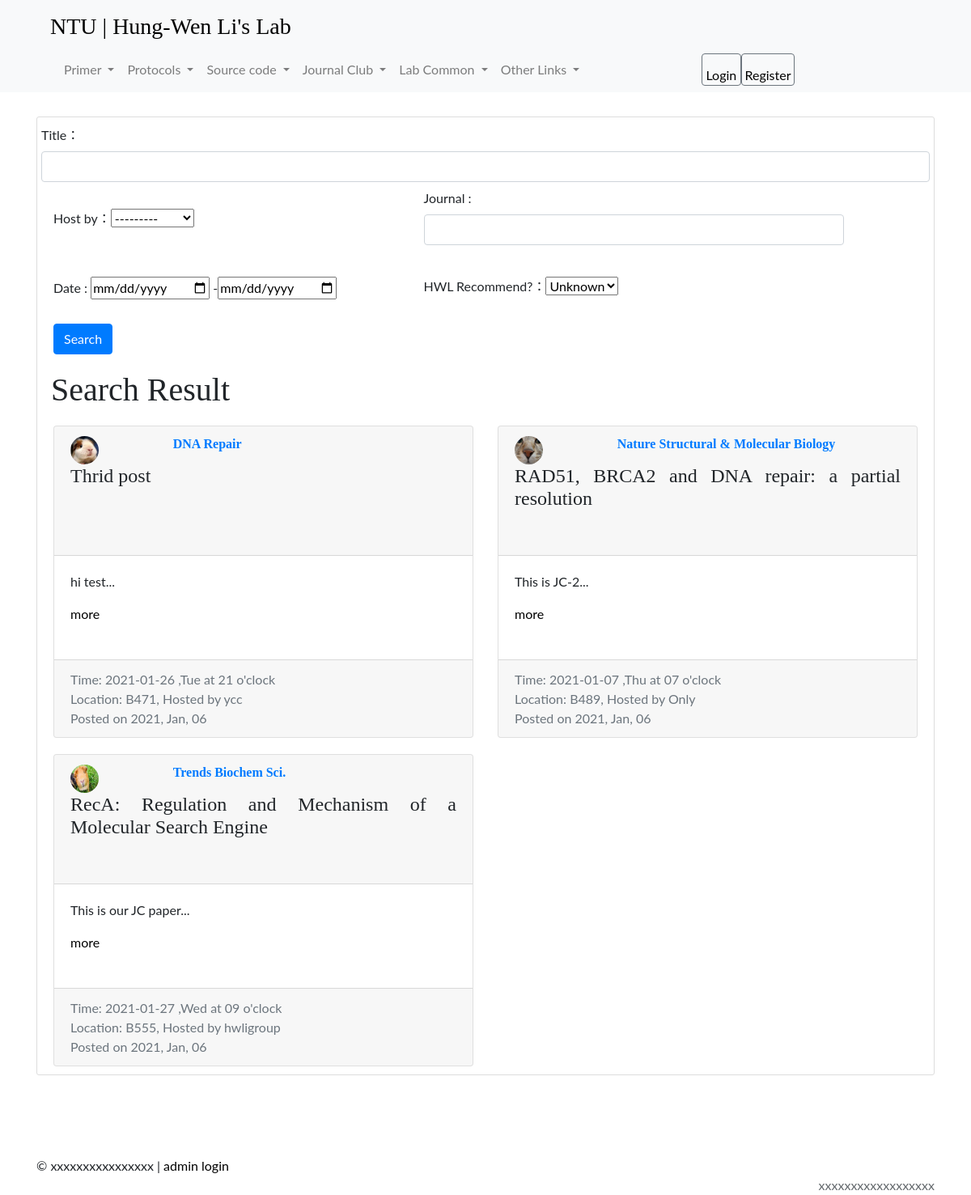
The page /JC/ on the database its author committed.
### posts/models.py (models this page shows, shortened)
class Jcpaper(models.Model):
    title = models.CharField(max_length=200)
    journal = models.CharField(max_length=200)
    hwl_recommend = models.BooleanField(default=True)
    time = models.DateTimeField()
    location = models.CharField(max_length=50)
    file = models.FileField(upload_to='JC/%Y/', blank=True)
    link = models.URLField(blank=True)
    content = models.TextField()
    presenter = models.ForeignKey(User, on_delete=models.CASCADE)
    date_posted = models.DateTimeField(default=timezone.now)

### users/models.py (models this page shows, shortened)
class Profile(models.Model):
    user = models.OneToOneField(User, on_delete=models.CASCADE)
    image = models.ImageField(default='default.jpg', upload_to='picture_pics')

### posts/views.py (the view)
# urls.py: path('JC/', posts_views.index_JC, name='JC'),
def index_JC(request):
    JC = Jcpaper.objects.all().order_by('-date_posted')
    jcFilter = JCFilter(queryset=JC)
    if request.method == 'POST':
        jcFilter = JCFilter(request.POST, queryset=JC)
    context = {
        'jcFilter':jcFilter
    }
    return render(request, 'posts/JC_index.html', context)

### posts/templates/posts/JC_index.html (shortened to what this page needs)
{% extends 'posts/base.html' %}
{% block content %}
<div style="margin:30px 0px 100px 0px;" class="content-section">
    <form method='POST'>
        <div class="row">
            Title：{{ jcFilter.form.title }}
            <div class="col-5" style="margin: 25px 0px 60px 0px;">
                Host by：{{ jcFilter.form.presenter }}
            </div>
            <div class="col-6">
                Journal : {{ jcFilter.form.journal }}
            </div>
            <div class="col-5">
                Date : {{ jcFilter.form.date_posted }}
            </div>
            <div class="col-5" style="margin: 0px 0px 0px 0px;">
                HWL Recommend?：{{ jcFilter.form.hwl_recommend }}
            </div>
        </div>
    <input style="margin: 30px 0px 20px 0px" type="submit" class="btn btn-primary" value="Search" />
    </form>
    <div class="row">
        <h1 class="mb-0">Search Result</h1>
        {% for post in jcFilter.qs %}
        <div class="col-lg-6" style="margin: 20px 0px 0px 0px;">
            <div class="card mt-6">
                <div class="card-header" style="height: 10rem;">
                    <div class="row">
                        <div class="col-3">
                            <img class="rounded-circle article-img" src="{{ post.presenter.profile.image.url }}">
                        </div>
                        <div class="col-8">
                            <h6><strong class="d-inline-block mb-12 text-primary">{{ post.journal }}</strong></h6>
                        </div>
                        <div class="col-12">
                            <h4 class="mb-0" align=justify>{{ post.title }}</h4>
                        </div>
                    </div>
                </div>
                <div class="card-body" style="height: 8rem;">
                  <p class="article-content">{{ post.content|slice:"0:20" }}...</p>
                  <a href="{% url 'JCdetail' post.pk %}" class="stretched-link">more</a>
                </div>
                <div class="card-footer" style="height: 6rem;">
                    <div class="mb-12 text-muted">Time: {{ post.time|date:"Y-m-d ,D" }} at {{ post.time|date:"H" }} o'clock </div>
                    <div class="mb-12 text-muted"> Location: {{ post.location }}, Hosted by {{ post.presenter }}</div>
                    <div class="mb-12 text-muted">Posted on {{ post.date_posted|date:"Y, M, d" }}</div>
                </div>
            </div>
        </div>
        {% endfor %}
    </div>
    {% endblock %}

### posts/static/posts/post.css (style rules this page uses)
h1, h2, h3, h4, h5, h6 { font-family: "Playfair Display", Georgia, "Times New Roman", serif;, }
.content-section { background: #ffffff; padding: 10px 20px; border: 1px solid #dddddd; border-radius: 3px; margin-bottom: 0px; }
.article-content { white-space: pre-line; }
.article-img { height: 35px; width: 35px; margin-right: 16px; }

### posts/templates/posts/base.html (style rules this page uses)
a:link { color: black; background-color: transparent; text-decoration: none; }
input[type=text] { width: 100%; padding: 10px 10px; margin: 8px 0; box-sizing: border-box; }
.article-img { height: 35px; width: 35px; margin-right: 1px; }
body { font-family: "Lato", sans-serif; }

### rows shown on the page
Jcpaper: presenter.profile.image (picture), journal "DNA Repair", title "Thrid post", content "hi test", time "2021-01-26 ,Tue", time "21", location "B471", presenter "ycc", date_posted "2021, Jan, 06"
Jcpaper: presenter.profile.image (picture), journal "Nature Structural & Molecular Biology", title "RAD51, BRCA2 and DNA repair: a partial resolution", content "This is JC-2", time "2021-01-07 ,Thu", time "07", location "B489", presenter "Only", date_posted "2021, Jan, 06"
Jcpaper: presenter.profile.image (picture), journal "Trends Biochem Sci.", title "RecA: Regulation and Mechanism of a Molecular Search Engine", content "This is our JC paper", time "2021-01-27 ,Wed", time "09", location "B555", presenter "hwligroup", date_posted "2021, Jan, 06"
